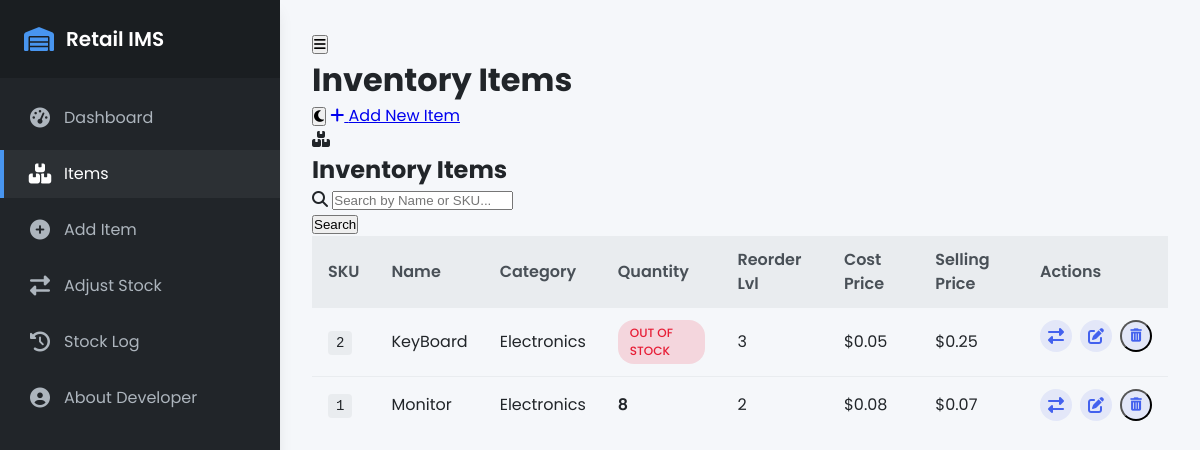
/items, run on the app's committed database.
### tables this page shows
CREATE TABLE items (
    id INTEGER PRIMARY KEY AUTOINCREMENT,
    sku TEXT UNIQUE NOT NULL,
    name TEXT NOT NULL,
    category TEXT,
    quantity INTEGER NOT NULL DEFAULT 0,
    reorder_level INTEGER NOT NULL DEFAULT 0,
    cost_price REAL,
    selling_price REAL,
    created_at TIMESTAMP DEFAULT CURRENT_TIMESTAMP,
    updated_at TIMESTAMP DEFAULT CURRENT_TIMESTAMP -- Note: Requires trigger or app logic to update on change
);

### main.py (the view)
@app.route('/items')
def items_list():
    search = request.args.get('search')
    items = db.get_all_items(search_term=search)
    return render_template('items_list.html', items=items, search_term=search or "")

### database.py (called while the page is built)
def get_db_connection():
    conn = sqlite3.connect(DATABASE_FILE)
    conn.row_factory = sqlite3.Row # Return rows as dictionary-like objects
    return conn

def execute_query(query, args=(), fetchone=False, commit=False):
    conn = get_db_connection()
    cursor = conn.cursor()
    try:
        cursor.execute(query, args)
        if commit:
            conn.commit()
            return cursor.lastrowid # Return ID for inserts
        if fetchone:
            result = cursor.fetchone()
        else:
            result = cursor.fetchall()
        return result
    except sqlite3.Error as e:
        print(f"Database error: {e}")
        conn.rollback() # Rollback changes on error
        return None
    finally:
        conn.close()

def get_all_items(search_term=None):
    query = "SELECT * FROM items"
    args = ()
    if search_term:
        query += " WHERE name LIKE ? OR sku LIKE ?"
        args = (f'%{search_term}%', f'%{search_term}%')
    query += " ORDER BY name ASC"
    return execute_query(query, args)

### main.py (called while the page is built)
@app.before_request
def initialize_database():
    if not os.path.exists(db.DATABASE_FILE):
         db.init_db()

### templates/items_list.html (shortened to what this page needs)
          {% extends 'base.html' %}
          {% block page_title %}Inventory Items{% endblock %}
          {% block header_actions %}
          <a href="{{ url_for('add_item') }}" class="btn btn-primary">
            <i class="fas fa-plus"></i> Add New Item
          </a>
          {% endblock %}
          {% block content %}
          <div class="content-card">
            <div class="card-header-actions">
              <div class="card-title">
                <i class="fas fa-boxes"></i>
                <h2>Inventory Items</h2>
              </div>
              <form method="GET" action="{{ url_for('items_list') }}" class="search-form">
                <div class="search-input-group">
                  <i class="fas fa-search search-icon"></i>
                  <input type="text" name="search" placeholder="Search by Name or SKU..." value="{{ search_term }}">
                </div>
                <button type="submit" class="btn btn-primary">Search</button>
              </form>
            </div>
            <div class="table-responsive">
              {% if items %}
              <table class="data-table">
                <thead>
                  <tr>
                    <th>SKU</th>
                    <th>Name</th>
                    <th>Category</th>
                    <th>Quantity</th>
                    <th>Reorder Lvl</th>
                    <th>Cost Price</th>
                    <th>Selling Price</th>
                    <th class="actions-column">Actions</th>
                  </tr>
                </thead>
                <tbody>
                  {% for item in items %}
                  <tr class="{% if item.quantity == 0 %}out-of-stock{% elif item.quantity <= item.reorder_level %}low-stock{% endif %}">
                    <td><span class="sku-code">{{ item.sku }}</span></td>
                    <td>{{ item.name }}</td>
                    <td>{{ item.category or 'N/A' }}</td>
                    <td class="quantity-cell">
                      {% if item.quantity == 0 %}
                        <span class="status-badge danger">Out of Stock</span>
                      {% elif item.quantity <= item.reorder_level %}
                        <span class="status-badge warning">Low: {{ item.quantity }}</span>
                      {% else %}
                        {{ item.quantity }}
                      {% endif %}
                    </td>
                    <td>{{ item.reorder_level }}</td>
                    <td>${{ '%.2f'|format(item.cost_price or 0) }}</td>
                    <td>${{ '%.2f'|format(item.selling_price or 0) }}</td>
                    <td class="actions-cell">
                      <a href="{{ url_for('adjust_stock_route', item_id=item.id) }}" class="btn-icon" title="Adjust Stock">
                        <i class="fas fa-exchange-alt"></i>
                      </a>
                      <a href="{{ url_for('edit_item', item_id=item.id) }}" class="btn-icon" title="Edit Item">
                        <i class="fas fa-edit"></i>
                      </a>
                      <form method="POST" action="{{ url_for('delete_item', item_id=item.id) }}" class="inline-form" onsubmit="return confirm('Are you sure you want to delete this item?');">
                        <button type="submit" class="btn-icon delete-btn" title="Delete Item">
                          <i class="fas fa-trash-alt"></i>
                        </button>
                      </form>
                    </td>
                  </tr>
                  {% endfor %}
                </tbody>
              </table>
              {% endif %}
            </div>
          </div>
          {% endblock %}

### static/css/style.css (style rules this page uses)
:root { --primary-color: #4361ee; --primary-light: #4895ef; --primary-dark: #3a0ca3; --secondary-color: #4cc9f0; --success-color: #2ec4b6; --warning-color: #ff9f1c; --danger-color: #e71d36; --light-color: #f8f9fa; --dark-color: #212529; --gray-light: #e9ecef; --gray-medium: #adb5bd; --gray-dark: #495057; --shadow-sm: 0 1px 3px rgba(0, 0, 0, 0.12), 0 1px 2px rgba(0, 0, 0, 0.24); --shadow-md: 0 4px 6px rgba(0, 0, 0, 0.1); --shadow-lg: 0 10px 15px -3px rgba(0, 0, 0, 0.1), 0 4px 6px -2px rgba(0, 0, 0, 0.05); --border-radius: 0.5rem; --transition: all 0.3s ease; }
* { box-sizing: border-box; margin: 0; padding: 0; }
body { font-family: 'Poppins', sans-serif; font-size: 16px; line-height: 1.5; color: var(--dark-color); background-color: #f5f7fa; }
.table-responsive { overflow-x: auto; }
.data-table { width: 100%; border-collapse: collapse; }
.data-table th, .data-table td { padding: 0.75rem 1rem; text-align: left; }
.data-table th { background-color: var(--gray-light); font-weight: 600; color: var(--gray-dark); }
.data-table tr { border-bottom: 1px solid var(--gray-light); transition: var(--transition); }
.data-table tr:last-child { border-bottom: none; }
.sku-code { font-family: 'Courier New', monospace; background-color: var(--gray-light); padding: 0.25rem 0.5rem; border-radius: 0.25rem; font-size: 0.875rem; }
.quantity-cell { font-weight: 600; }
.status-badge { display: inline-block; padding: 0.25rem 0.75rem; border-radius: 1rem; font-size: 0.75rem; font-weight: 500; text-transform: uppercase; }
.status-badge.danger { background-color: rgba(231, 29, 54, 0.15); color: var(--danger-color); }
.actions-column { width: 100px; }
.actions-cell { display: flex; gap: 0.5rem; }
.btn-icon { width: 2rem; height: 2rem; display: flex; align-items: center; justify-content: center; border-radius: 50%; background-color: rgba(67, 97, 238, 0.1); color: var(--primary-color); text-decoration: none; transition: var(--transition); }

### data on the page
items: sku "2", name "KeyBoard", category "Electronics", quantity "OUT OF STOCK", reorder_level "3", cost_price "0.05", selling_price "0.25"
items: sku "1", name "Monitor", category "Electronics", quantity "8", reorder_level "2", cost_price "0.08", selling_price "0.07"
